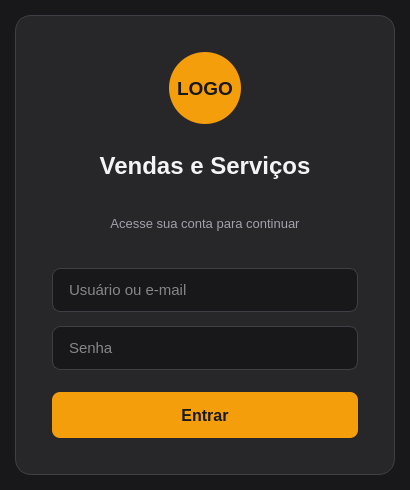
<?xml version="1.0" encoding="UTF-8"?>
<ui version="4.0">
 <class>MainWindow</class>
 <widget class="QMainWindow" name="MainWindow">
  <property name="geometry">
   <rect>
    <x>0</x>
    <y>0</y>
    <width>410</width>
    <height>490</height>
   </rect>
  </property>
  <property name="windowTitle">
   <string>Login - Vendas e Serviços</string>
  </property>
  <property name="styleSheet">
   <string notr="true">QMainWindow {
    background-color: #18181B;
}
QWidget#centralwidget {
    background-color: #18181B;
}</string>
  </property>
  <widget class="QWidget" name="centralwidget">
   <layout class="QGridLayout" name="gridLayout">
    <item row="1" column="1">
     <widget class="QFrame" name="loginCard">
      <property name="minimumSize">
       <size>
        <width>380</width>
        <height>460</height>
       </size>
      </property>
      <property name="maximumSize">
       <size>
        <width>400</width>
        <height>480</height>
       </size>
      </property>
      <property name="styleSheet">
       <string notr="true">QFrame#loginCard {
    background-color: #27272A;
    border-radius: 16px;
    border: 1px solid #3F3F46;
}</string>
      </property>
      <property name="frameShape">
       <enum>QFrame::StyledPanel</enum>
      </property>
      <property name="frameShadow">
       <enum>QFrame::Raised</enum>
      </property>
      <layout class="QVBoxLayout" name="verticalLayout">
       <property name="spacing">
        <number>14</number>
       </property>
       <property name="leftMargin">
        <number>36</number>
       </property>
       <property name="topMargin">
        <number>36</number>
       </property>
       <property name="rightMargin">
        <number>36</number>
       </property>
       <property name="bottomMargin">
        <number>36</number>
       </property>
       <item alignment="Qt::AlignHCenter">
        <widget class="QLabel" name="label_2">
         <property name="minimumSize">
          <size>
           <width>72</width>
           <height>72</height>
          </size>
         </property>
         <property name="maximumSize">
          <size>
           <width>72</width>
           <height>72</height>
          </size>
         </property>
         <property name="styleSheet">
          <string notr="true">background-color: #F59E0B;
color: #18181B;
font-family: &quot;Segoe UI&quot;, Arial, sans-serif;
font-size: 14pt;
font-weight: bold;
border-radius: 36px;</string>
         </property>
         <property name="text">
          <string>LOGO</string>
         </property>
         <property name="alignment">
          <set>Qt::AlignCenter</set>
         </property>
        </widget>
       </item>
       <item>
        <widget class="QLabel" name="label">
         <property name="styleSheet">
          <string notr="true">color: #F4F4F5;
font-family: &quot;Segoe UI&quot;, Arial, sans-serif;
font-size: 18pt;
font-weight: bold;
background: transparent;
margin-top: 4px;</string>
         </property>
         <property name="text">
          <string>Vendas e Serviços</string>
         </property>
         <property name="alignment">
          <set>Qt::AlignCenter</set>
         </property>
        </widget>
       </item>
       <item>
        <widget class="QLabel" name="label_subtitulo">
         <property name="styleSheet">
          <string notr="true">color: #A1A1AA;
font-family: &quot;Segoe UI&quot;, Arial, sans-serif;
font-size: 10pt;
background: transparent;
margin-bottom: 10px;</string>
         </property>
         <property name="text">
          <string>Acesse sua conta para continuar</string>
         </property>
         <property name="alignment">
          <set>Qt::AlignCenter</set>
         </property>
        </widget>
       </item>
       <item>
        <widget class="QLineEdit" name="txt_login">
         <property name="minimumSize">
          <size>
           <width>0</width>
           <height>44</height>
          </size>
         </property>
         <property name="styleSheet">
          <string notr="true">QLineEdit {
    background-color: #18181B;
    color: #F4F4F5;
    border: 1px solid #3F3F46;
    border-radius: 8px;
    padding: 0px 14px;
    font-family: &quot;Segoe UI&quot;, Arial, sans-serif;
    font-size: 11pt;
}
QLineEdit:focus {
    border: 1.5px solid #F59E0B;
    background-color: #1F1F23;
}</string>
         </property>
         <property name="placeholderText">
          <string>Usuário ou e-mail</string>
         </property>
        </widget>
       </item>
       <item>
        <widget class="QLineEdit" name="txt_senha">
         <property name="minimumSize">
          <size>
           <width>0</width>
           <height>44</height>
          </size>
         </property>
         <property name="styleSheet">
          <string notr="true">QLineEdit {
    background-color: #18181B;
    color: #F4F4F5;
    border: 1px solid #3F3F46;
    border-radius: 8px;
    padding: 0px 14px;
    font-family: &quot;Segoe UI&quot;, Arial, sans-serif;
    font-size: 11pt;
}
QLineEdit:focus {
    border: 1.5px solid #F59E0B;
    background-color: #1F1F23;
}</string>
         </property>
         <property name="echoMode">
          <enum>QLineEdit::Password</enum>
         </property>
         <property name="placeholderText">
          <string>Senha</string>
         </property>
        </widget>
       </item>
       <item>
        <spacer name="verticalSpacer">
         <property name="orientation">
          <enum>Qt::Vertical</enum>
         </property>
         <property name="sizeType">
          <enum>QSizePolicy::Fixed</enum>
         </property>
         <property name="sizeHint" stdset="0">
          <size>
           <width>20</width>
           <height>8</height>
          </size>
         </property>
        </spacer>
       </item>
       <item>
        <widget class="QPushButton" name="btn_entrar">
         <property name="minimumSize">
          <size>
           <width>0</width>
           <height>46</height>
          </size>
         </property>
         <property name="cursor">
          <cursorShape>PointingHandCursor</cursorShape>
         </property>
         <property name="styleSheet">
          <string notr="true">QPushButton {
    background-color: #F59E0B;
    color: #18181B;
    font-family: &quot;Segoe UI&quot;, Arial, sans-serif;
    font-size: 12pt;
    font-weight: bold;
    border-radius: 8px;
    border: none;
}
QPushButton:hover {
    background-color: #FBBF24;
}
QPushButton:pressed {
    background-color: #D97706;
}</string>
         </property>
         <property name="text">
          <string>Entrar</string>
         </property>
        </widget>
       </item>
      </layout>
     </widget>
    </item>
    <item row="0" column="1">
     <spacer name="topSpacer">
      <property name="orientation">
       <enum>Qt::Vertical</enum>
      </property>
      <property name="sizeHint" stdset="0">
       <size>
        <width>20</width>
        <height>40</height>
       </size>
      </property>
     </spacer>
    </item>
    <item row="1" column="0">
     <spacer name="leftSpacer">
      <property name="orientation">
       <enum>Qt::Horizontal</enum>
      </property>
      <property name="sizeHint" stdset="0">
       <size>
        <width>40</width>
        <height>20</height>
       </size>
      </property>
     </spacer>
    </item>
    <item row="1" column="2">
     <spacer name="rightSpacer">
      <property name="orientation">
       <enum>Qt::Horizontal</enum>
      </property>
      <property name="sizeHint" stdset="0">
       <size>
        <width>40</width>
        <height>20</height>
       </size>
      </property>
     </spacer>
    </item>
    <item row="2" column="1">
     <spacer name="bottomSpacer">
      <property name="orientation">
       <enum>Qt::Vertical</enum>
      </property>
      <property name="sizeHint" stdset="0">
       <size>
        <width>20</width>
        <height>40</height>
       </size>
      </property>
     </spacer>
    </item>
   </layout>
  </widget>
 </widget>
 <resources/>
 <connections/>
</ui>
